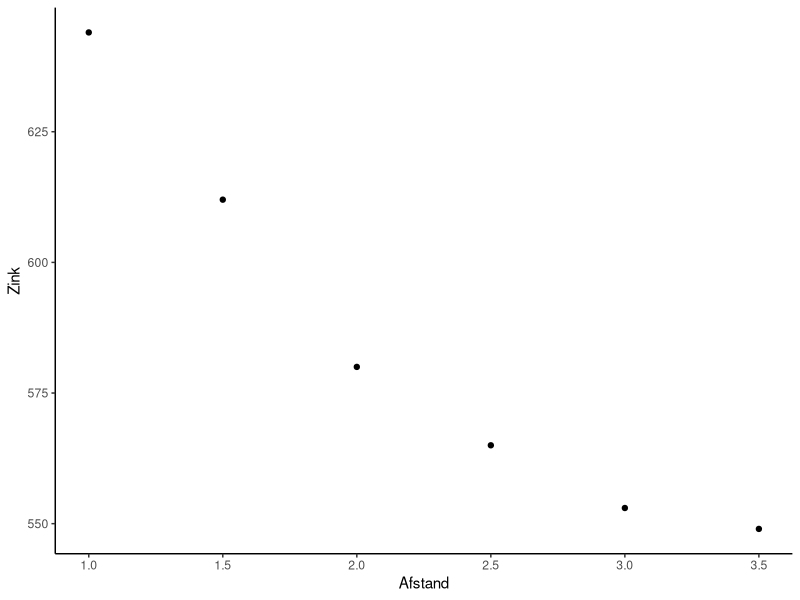

Recreate this plot in R.
library(tidyverse)
library(minpack.lm)

Afstand <- c(1, 1.5, 2, 2.5, 3, 3.5)
Zink <- c(644, 612, 580, 565, 553, 549)
df <- data.frame(Afstand, Zink)

df %>% 
  ggplot(aes(Afstand, Zink)) + 
  geom_point() +
  theme_classic()
